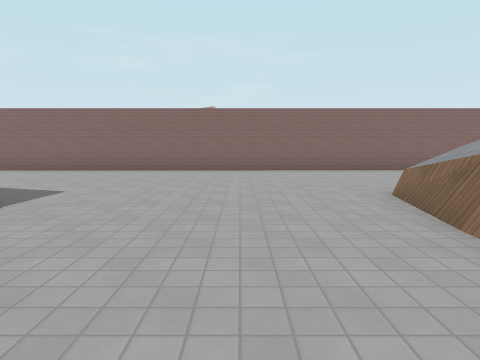
view 1 (above)

16 first-person views from a walk through a Godot game level. The camera is 1.4 m above the floor, tilts 6° down and sees 75° across. The floor is counted in squares, 2 m on a side. Each view is taken from the middle of a square. On the plan, view 1 faces up. The plan holds only what a view shows up to about 10 squares ahead; the rest is blank. The place goes on beyond the plan. Characters and animated objects are left out. Some surface patterns are stand-ins.

view 2
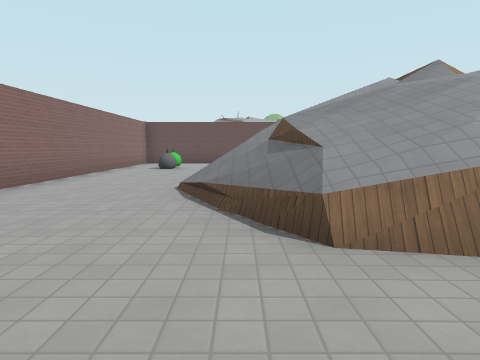

view 3
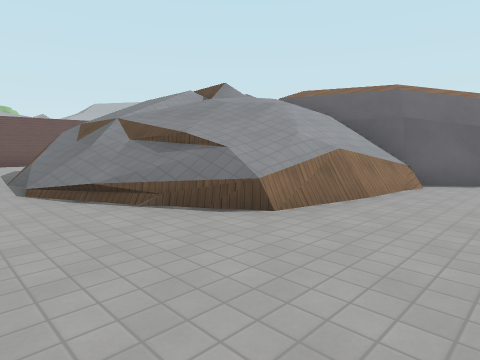

view 4
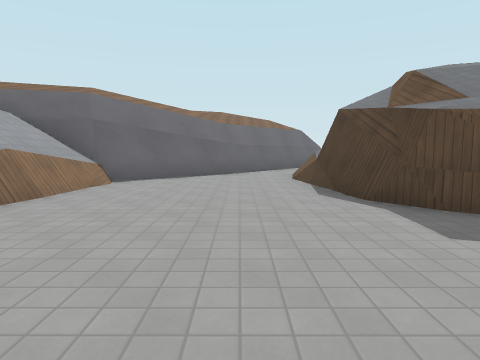

view 5
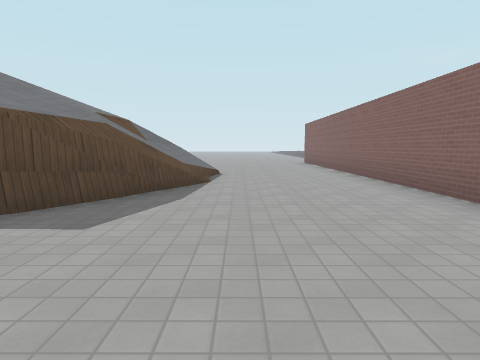

view 6
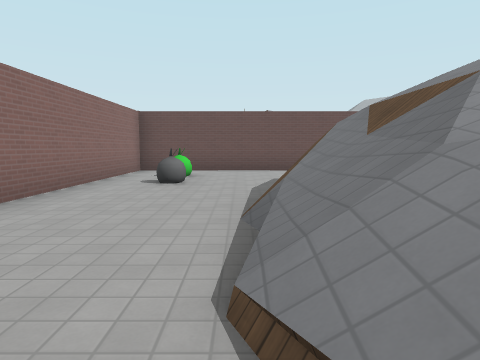

view 7
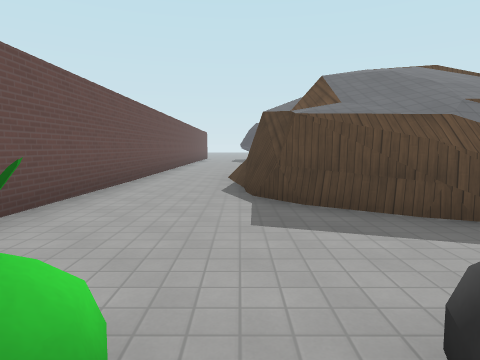

view 8
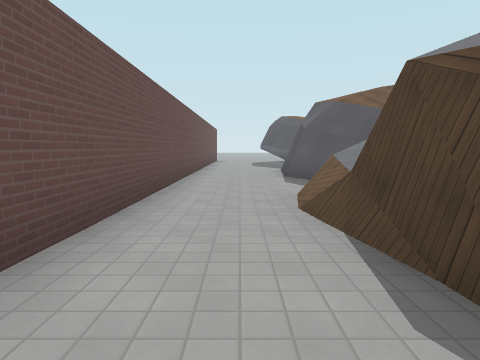

view 9
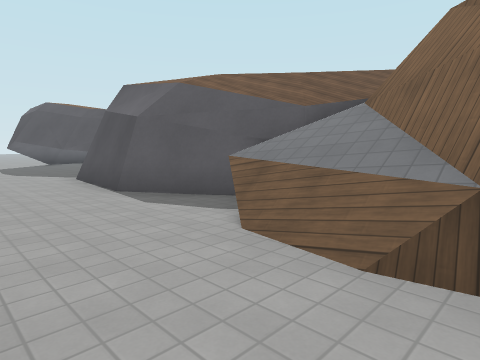

view 10
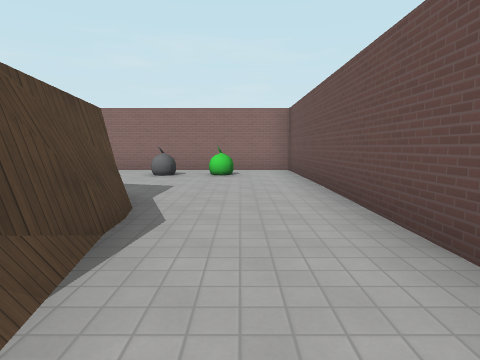

view 11
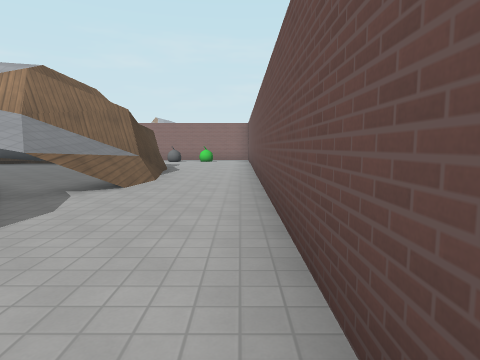

view 12
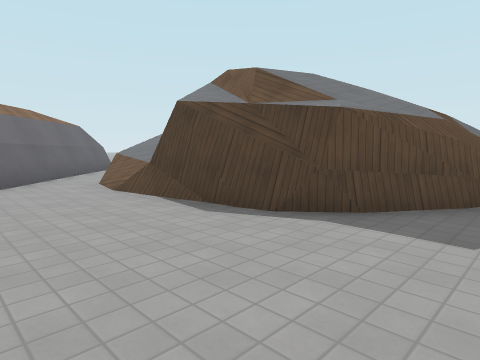

view 13
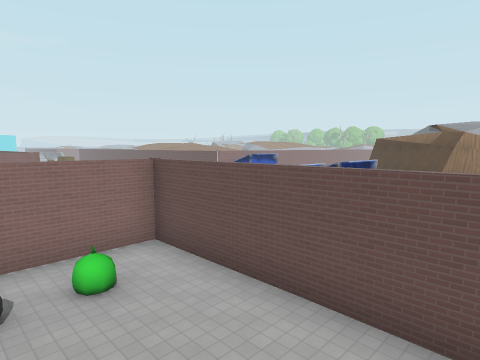

view 14
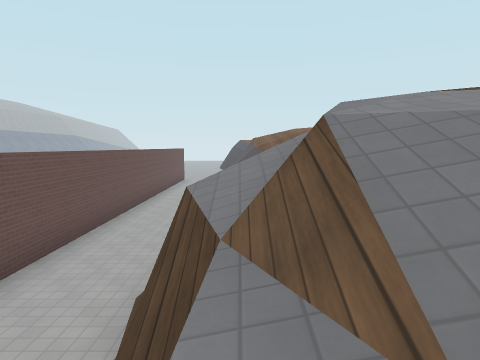

view 15
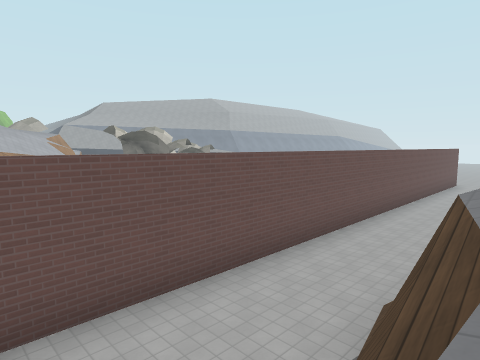

view 16
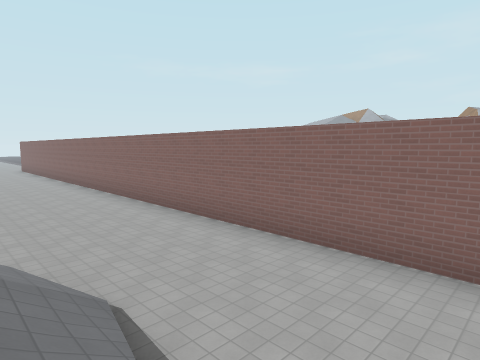

### Floor plan
Key: @ floor where view 1 was taken; # wall or solid block; . floor; / step, stairs or slope; = window, fence, low wall or low ledge; v drop or lower ground.
Columns run from 9 left of view 1 to 21 right of it. Each row starts with its distance up from view 1.
  9 #######################
  8 ......................##
  7 ...................=.=.#
  6 ..............///......#      #
  5  //==.......=/////#....#     ##
  4   /###=..../////////...#
  3      .#....=/////////..#
  2       #....v///////=/..#
  1       #..../////=//#=..#
  0       #..@/##//=//###..#
 -1       #../#//////////..#
 -2       =.##//   ///=/...#
 -3       ##///     ///#...#
 -4       #//        //#...#
 -5       #//        //#...#
 -6                  //#...#

Positions as (right, up) in squares from view 1, and headings:
1: (0, 0), facing up
2: (0, 5), facing right
3: (0, 7), facing down-right
4: (-1, 7), facing down
5: (0, 6), facing left
6: (4, 6), facing right
7: (11, 8), facing down
8: (12, 4), facing down
9: (13, 1), facing down-left
10: (12, 0), facing up
11: (13, -6), facing up
12: (0, 5), facing down-left
13: (10, 3), facing up-right
14: (10, 4), facing down
15: (10, 4), facing down-right
16: (8, 5), facing up-left
